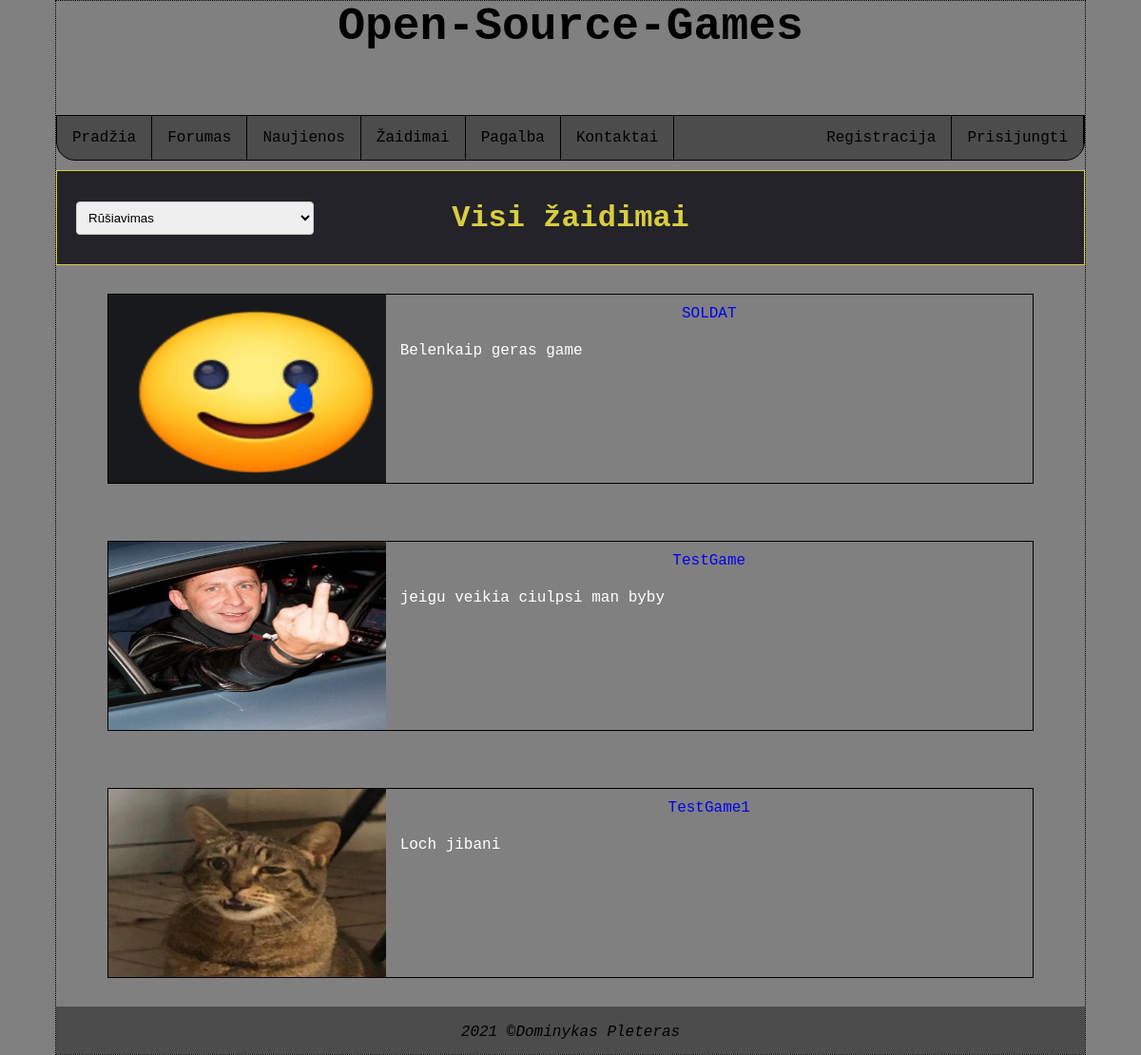
Before: /games/ with the older database file.
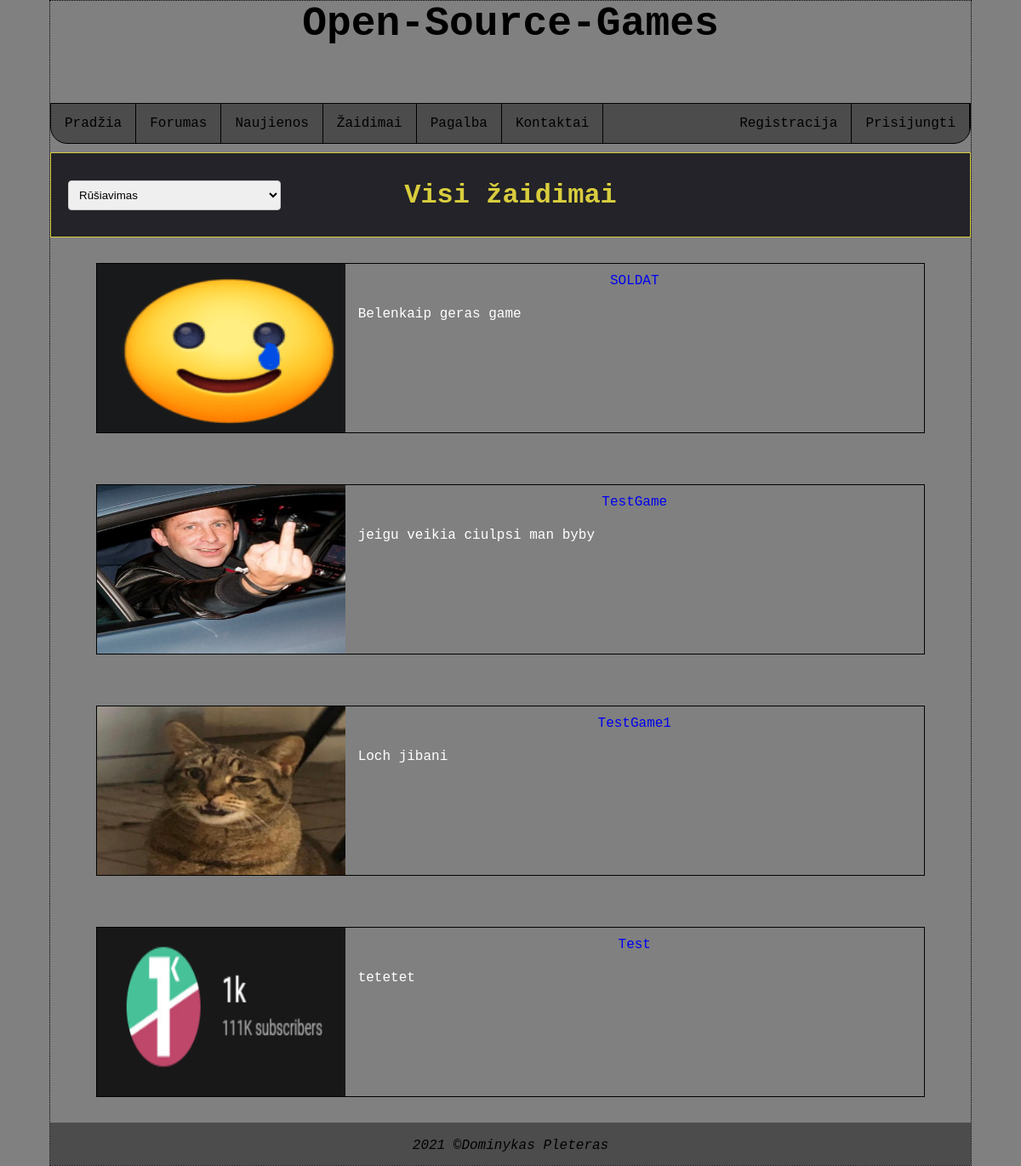
After: the same page with the newer database file.
### accounts/models.py (models this page shows, shortened)
class UserGame(models.Model):
    gameName=models.CharField(max_length=200,null=True)
    gameDescription=models.CharField(max_length=1000,null=True)
    gameCode=models.CharField(max_length=100000,null=True)
    image = models.ImageField(null=True, blank=True)
    gameOwnerUsername=models.CharField(max_length=200,null=True)

### accounts/views.py (the view)
# urls.py: path('games/', views.games, name='games'),
def games(request):
    userGame= UserGame.objects.all()
    return render(request,'accounts/games.html',{'userGame':userGame})

### accounts/templates/accounts/games.html (shortened to what this page needs)
{% extends 'accounts/main.html' %}
{% block content %}
<div id="wrapper">
    <header>
        <h2>Open-Source-Games</h2>
    </header>
    {% include 'accounts/navbar.html' %}
    <div class="row">
        <div class="games_wrapper">
            <div id="games-header">
                <div class="rusiavimas">
                    <select id="filter" name="country">
                        <option value="" selected disabled hidden>Rūšiavimas</option>
                    </select>
                </div>
                <div class="pavadinimas">
                    <h1>Visi žaidimai</h1>
                </div>
            </div>
            {% for i in userGame%}
                <div class="games-content-item">
                    <img class="photo" src="{{i.image.url}}">
                    <div class="data">
                        <div class="name">{{i.gameName}}</div>
                        <div class="info">
                            <p>{{i.gameDescription}}</p>
                        </div>
                    </div>
                </div>
            {% endfor%}
        </div>
    </div>
    <div id="footer">
        <footer>
            <address>2021 &copy;Dominykas Pleteras</address>
        </footer>
    </div>
</div>
{% endblock %}

Changed rows visible on the page:
added UserGame: image (picture), gameName "Test", gameDescription "tetetet"
